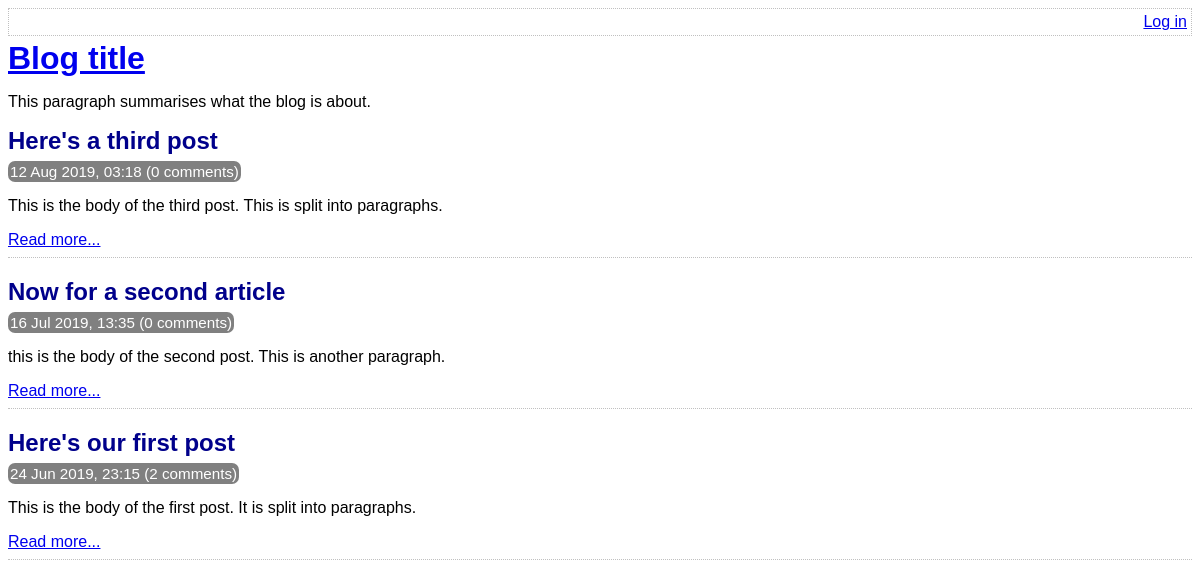
The page / on the database its author committed.
### tables this page shows
CREATE TABLE post (
    id INTEGER NOT NULL PRIMARY KEY AUTO_INCREMENT,
    title VARCHAR(30) NOT NULL,
    body VARCHAR(10000) NOT NULL,
    user_id INTEGER NOT NULL,
    created_at DATETIME NOT NULL,
    updated_at DATETIME,
    FOREIGN KEY (user_id) REFERENCES user(id)
);

### lib/common.php (called while the page is built, shortened)
<?php
function htmlEscape($html)
{
    return htmlentities($html, ENT_QUOTES, 'UTF-8');
}
function convertSqlDate($sqlDate)
{
    $date = DateTime::createFromFormat('Y-m-d H:i:s', $sqlDate);
    return $date->format('d M Y, H:i');
}
function countCommentsForPost(PDO $pdo, $postId)
{
    $sql = "
        SELECT
            COUNT(*) c
        FROM
            comment
        WHERE
            post_id = :post_id
    ";
    $stmt = $pdo->prepare($sql);
    $stmt->execute(
        array('post_id' => $postId, )
    );
    return (int) $stmt->fetchColumn();
}
function isLoggedIn()
{
    return isset($_SESSION['logged_in_username']);
}
?>

### index.php (the view, shortened to what this page needs)
<?php
require_once 'lib/common.php';
$pdo = getPDO();
$stmt = $pdo->query(
    'SELECT
        id, title, created_at, body
    FROM
        post
    ORDER BY
        created_at DESC'
);
?>
<!DOCTYPE html>
<html>
    <head>
        <?php require 'templates/head.php' ?>
    </head>
    <body>
        <?php require 'templates/title.php' ?>
        <div class="post-list">
            <?php while ($row = $stmt->fetch()): ?>
                <div class="post-synopsis">
                    <h2>
                        <?php echo htmlEscape($row['title']) ?>
                    </h2>
                    <div class="meta">
                        <?php echo convertSqlDate($row['created_at']) ?>
                        (<?php echo countCommentsForPost($pdo, $row['id']) ?> comments)
                    </div>
                    <p>
                        <?php echo htmlEscape($row['body']) ?>
                    </p>
                    <div class="read-more">
                        <a href="view-post.php?post_id=<?php echo $row ['id'] ?>"
                        >Read more...</a>
                    </div>
                </div>
            <?php endwhile ?>
        </div>
    </body>
</html>

### templates/head.php (shortened to what this page needs)
<link rel="stylesheet" type="text/css" href="assets/main.css" />

### templates/title.php
<div class="top-menu">
    <div class="menu-options">
        <?php if (isLoggedIn()): ?>
            Hello <?php echo htmlEscape(getAuthUser()) ?>
            <a href="logout.php">Log out</a>
        <?php else: ?>
            <a href="login.php">Log in</a>
        <?php endif ?>
    </div>
</div>
<a href="index.php">
    <h1>Blog title</h1>
</a>
<p>This paragraph summarises what the blog is about.</p>

### assets/main.css (style rules this page uses)
.top-menu { border: 1px dotted silver; min-height: 18px; padding: 4px; margin-bottom: 4px; }
.menu-options { float: right; }
h1, h2, h3 { margin-top: 0; margin-bottom: 8px; }
body { font-family: sans-serif; }
.post-synopsis { padding-bottom: 8px; border-bottom: 1px dotted silver; margin-bottom: 20px; }
.post-synopsis h2, .post h2 { color:darkblue; }
.post .date, .post-synopsis .meta { color: white; background-color: grey; border-radius: 7px; padding: 2px; display: inline; font-size: 0.95em; }

### rows shown on the page
post: title "Here's a third post", created_at "12 Aug 2019, 03:18", id "0", body "This is the body of the third post. This is split into paragraphs."
post: title "Now for a second article", created_at "16 Jul 2019, 13:35", id "0", body "this is the body of the second post. This is another paragraph."
post: title "Here's our first post", created_at "24 Jun 2019, 23:15", id "2", body "This is the body of the first post. It is split into paragraphs."
